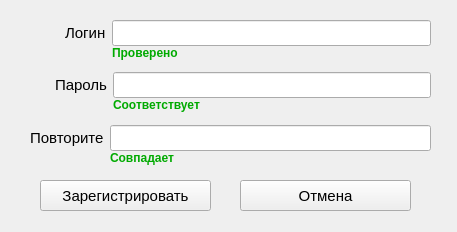
<?xml version="1.0" encoding="UTF-8"?>
<ui version="4.0">
 <class>MainWindow</class>
 <widget class="QMainWindow" name="MainWindow">
  <property name="geometry">
   <rect>
    <x>0</x>
    <y>0</y>
    <width>457</width>
    <height>232</height>
   </rect>
  </property>
  <property name="minimumSize">
   <size>
    <width>457</width>
    <height>232</height>
   </size>
  </property>
  <property name="maximumSize">
   <size>
    <width>457</width>
    <height>232</height>
   </size>
  </property>
  <property name="focusPolicy">
   <enum>Qt::TabFocus</enum>
  </property>
  <property name="windowTitle">
   <string>Регистрация</string>
  </property>
  <property name="windowIcon">
   <iconset resource="resurs.qrc">
    <normaloff>:/data/app.ico</normaloff>:/data/app.ico</iconset>
  </property>
  <widget class="QWidget" name="centralwidget">
   <widget class="QPushButton" name="okay">
    <property name="geometry">
     <rect>
      <x>40</x>
      <y>180</y>
      <width>171</width>
      <height>31</height>
     </rect>
    </property>
    <property name="font">
     <font>
      <pointsize>11</pointsize>
     </font>
    </property>
    <property name="focusPolicy">
     <enum>Qt::NoFocus</enum>
    </property>
    <property name="text">
     <string>Зарегистрировать</string>
    </property>
   </widget>
   <widget class="QPushButton" name="cancel">
    <property name="geometry">
     <rect>
      <x>240</x>
      <y>180</y>
      <width>171</width>
      <height>31</height>
     </rect>
    </property>
    <property name="font">
     <font>
      <pointsize>11</pointsize>
     </font>
    </property>
    <property name="focusPolicy">
     <enum>Qt::NoFocus</enum>
    </property>
    <property name="text">
     <string>Отмена</string>
    </property>
   </widget>
   <widget class="QWidget" name="verticalLayoutWidget">
    <property name="geometry">
     <rect>
      <x>30</x>
      <y>20</y>
      <width>401</width>
      <height>151</height>
     </rect>
    </property>
    <layout class="QVBoxLayout" name="verticalLayout_2">
     <item>
      <layout class="QFormLayout" name="formLayout">
       <property name="horizontalSpacing">
        <number>6</number>
       </property>
       <property name="verticalSpacing">
        <number>0</number>
       </property>
       <property name="leftMargin">
        <number>35</number>
       </property>
       <item row="1" column="0">
        <widget class="QLabel" name="label">
         <property name="font">
          <font>
           <pointsize>11</pointsize>
          </font>
         </property>
         <property name="text">
          <string>Логин</string>
         </property>
        </widget>
       </item>
       <item row="2" column="1">
        <widget class="QLabel" name="login">
         <property name="font">
          <font>
           <weight>75</weight>
           <bold>true</bold>
          </font>
         </property>
         <property name="styleSheet">
          <string notr="true">color: rgb(0, 170, 0);</string>
         </property>
         <property name="text">
          <string>Проверено</string>
         </property>
        </widget>
       </item>
       <item row="1" column="1">
        <widget class="QLineEdit" name="login_edit">
         <property name="sizePolicy">
          <sizepolicy hsizetype="Preferred" vsizetype="Fixed">
           <horstretch>0</horstretch>
           <verstretch>0</verstretch>
          </sizepolicy>
         </property>
         <property name="font">
          <font>
           <pointsize>11</pointsize>
          </font>
         </property>
         <property name="inputMask">
          <string/>
         </property>
         <property name="maxLength">
          <number>32767</number>
         </property>
         <property name="frame">
          <bool>true</bool>
         </property>
        </widget>
       </item>
      </layout>
     </item>
     <item>
      <layout class="QFormLayout" name="formLayout_2">
       <property name="sizeConstraint">
        <enum>QLayout::SetMinAndMaxSize</enum>
       </property>
       <property name="fieldGrowthPolicy">
        <enum>QFormLayout::ExpandingFieldsGrow</enum>
       </property>
       <property name="labelAlignment">
        <set>Qt::AlignCenter</set>
       </property>
       <property name="formAlignment">
        <set>Qt::AlignHCenter|Qt::AlignTop</set>
       </property>
       <property name="horizontalSpacing">
        <number>6</number>
       </property>
       <property name="verticalSpacing">
        <number>0</number>
       </property>
       <property name="leftMargin">
        <number>25</number>
       </property>
       <item row="1" column="0">
        <widget class="QLabel" name="label_3">
         <property name="enabled">
          <bool>true</bool>
         </property>
         <property name="font">
          <font>
           <pointsize>11</pointsize>
          </font>
         </property>
         <property name="text">
          <string>Пароль</string>
         </property>
        </widget>
       </item>
       <item row="1" column="1">
        <widget class="QLineEdit" name="password_edit">
         <property name="font">
          <font>
           <pointsize>11</pointsize>
          </font>
         </property>
         <property name="contextMenuPolicy">
          <enum>Qt::DefaultContextMenu</enum>
         </property>
         <property name="inputMethodHints">
          <set>Qt::ImhHiddenText|Qt::ImhNoAutoUppercase|Qt::ImhNoPredictiveText|Qt::ImhSensitiveData</set>
         </property>
         <property name="inputMask">
          <string/>
         </property>
         <property name="text">
          <string/>
         </property>
         <property name="echoMode">
          <enum>QLineEdit::Password</enum>
         </property>
        </widget>
       </item>
       <item row="3" column="1">
        <widget class="QLabel" name="password">
         <property name="font">
          <font>
           <weight>75</weight>
           <bold>true</bold>
          </font>
         </property>
         <property name="styleSheet">
          <string notr="true">color: rgb(0, 170, 0);</string>
         </property>
         <property name="text">
          <string>Соответствует</string>
         </property>
        </widget>
       </item>
      </layout>
     </item>
     <item>
      <layout class="QFormLayout" name="formLayout_3">
       <property name="horizontalSpacing">
        <number>6</number>
       </property>
       <property name="verticalSpacing">
        <number>0</number>
       </property>
       <item row="1" column="0">
        <widget class="QLabel" name="label_5">
         <property name="font">
          <font>
           <pointsize>11</pointsize>
          </font>
         </property>
         <property name="text">
          <string>Повторите</string>
         </property>
        </widget>
       </item>
       <item row="1" column="1">
        <widget class="QLineEdit" name="repeat_password_edit">
         <property name="font">
          <font>
           <pointsize>11</pointsize>
          </font>
         </property>
         <property name="echoMode">
          <enum>QLineEdit::Password</enum>
         </property>
        </widget>
       </item>
       <item row="2" column="1">
        <widget class="QLabel" name="repeat_password">
         <property name="font">
          <font>
           <weight>75</weight>
           <bold>true</bold>
          </font>
         </property>
         <property name="styleSheet">
          <string notr="true">color: rgb(0, 170, 0);</string>
         </property>
         <property name="text">
          <string>Совпадает</string>
         </property>
         <property name="wordWrap">
          <bool>false</bool>
         </property>
        </widget>
       </item>
      </layout>
     </item>
    </layout>
   </widget>
  </widget>
 </widget>
 <resources>
  <include location="resurs.qrc"/>
 </resources>
 <connections/>
</ui>
